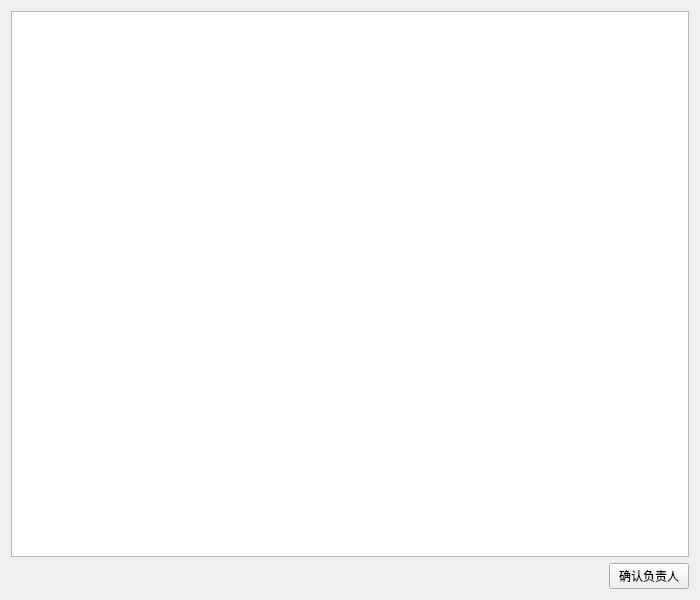
<?xml version="1.0" encoding="UTF-8"?>
<ui version="4.0">
 <class>SelectRespWidget</class>
 <widget class="QWidget" name="SelectRespWidget">
  <property name="geometry">
   <rect>
    <x>0</x>
    <y>0</y>
    <width>700</width>
    <height>600</height>
   </rect>
  </property>
  <property name="windowTitle">
   <string>选择负责人</string>
  </property>
  <layout class="QGridLayout" name="gridLayout">
   <item row="0" column="0">
    <layout class="QVBoxLayout" name="verticalLayout">
     <item>
      <widget class="QTableView" name="tableView"/>
     </item>
     <item>
      <layout class="QHBoxLayout" name="horizontalLayout">
       <item>
        <spacer name="horizontalSpacer">
         <property name="orientation">
          <enum>Qt::Horizontal</enum>
         </property>
         <property name="sizeHint" stdset="0">
          <size>
           <width>40</width>
           <height>20</height>
          </size>
         </property>
        </spacer>
       </item>
       <item>
        <widget class="QPushButton" name="pushButton">
         <property name="text">
          <string>确认负责人</string>
         </property>
        </widget>
       </item>
      </layout>
     </item>
    </layout>
   </item>
  </layout>
 </widget>
 <resources/>
 <connections/>
</ui>
